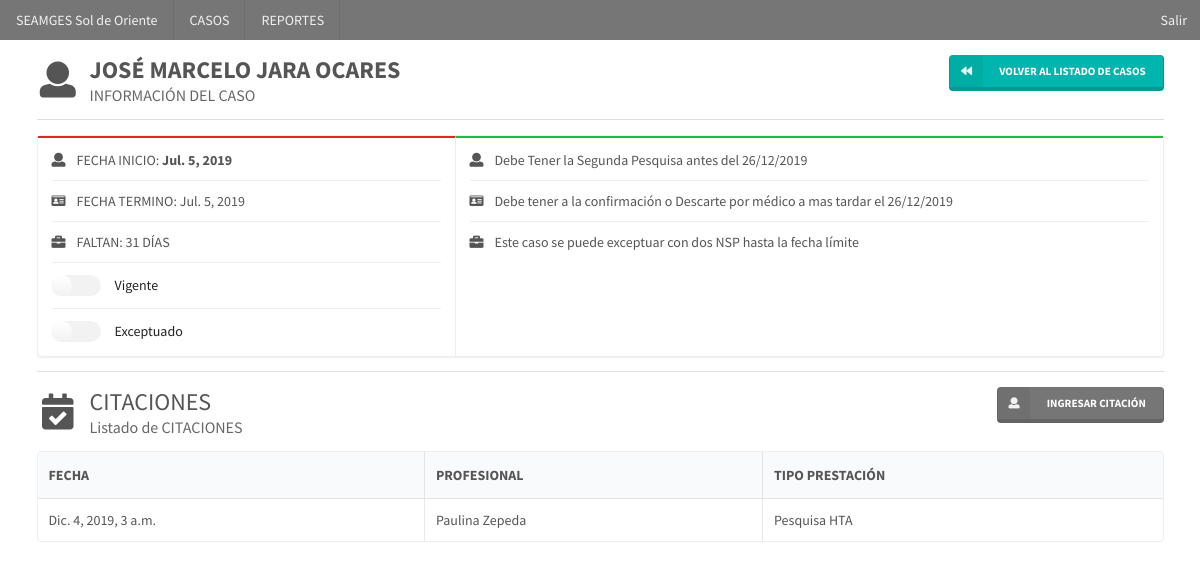
The page /casos/51/ (signed in) on the database its author committed.
### casos/models.py (models this page shows)
class Caso(models.Model):
    paciente = models.ForeignKey(Paciente, on_delete=models.CASCADE, verbose_name="Paciente")
    patologia = models.ForeignKey(Patologia, on_delete=models.CASCADE, verbose_name="Patología")
    establecimiento = models.ForeignKey(Establecimiento, on_delete=models.CASCADE,  verbose_name="Establecimiento Responsable")
    fecha_inicio = models.DateField(verbose_name="Fecha Inicio")
    fecha_limite = models.DateField(verbose_name="Fecha Límite")
    observacion = models.TextField(verbose_name='Observación')
    vigente = models.BooleanField(verbose_name='Caso Vigente', default=True)
    exceptuado = models.BooleanField(verbose_name='Caso Exceptuado', default=False)
    created = models.DateTimeField(auto_now_add=True, verbose_name="Fecha de creación")
    updated = models.DateTimeField(auto_now=True, verbose_name="Fecha de edición")
    class Meta:
        verbose_name = "Caso"
        verbose_name_plural = "Casos"
        ordering = ['fecha_limite']

### pacientes/models.py (models this page shows, shortened)
class Paciente(models.Model):
    run = models.CharField(max_length=200, verbose_name="RUN", unique=True)
    dv = models.CharField(max_length=1, verbose_name="Dígito Verificador")
    nombres = models.CharField(max_length=50, verbose_name="Nombres")
    apellidos = models.CharField(max_length=50, verbose_name="Apellidos")
    activo = models.BooleanField(default=True, verbose_name="Activo")
    created = models.DateTimeField(auto_now_add=True, verbose_name="Fecha de creación")
    updated = models.DateTimeField(auto_now=True, verbose_name="Fecha de edición")
    class Meta:
        verbose_name = "Paciente"
        verbose_name_plural = "Pacientes"
        ordering = ['-created']

### citaciones/models.py (models this page shows)
class Citacion(models.Model):
    prestacion = models.ForeignKey(Prestacion, on_delete=models.CASCADE)
    profesional = models.ForeignKey(Profesional, on_delete=models.CASCADE)
    caso = models.ForeignKey(Caso, on_delete=models.CASCADE)
    fecha_agenda = models.DateTimeField(verbose_name="Fecha en Agenda", auto_now=False)
    observacion = models.TextField(verbose_name="Observación Citación")
    created = models.DateTimeField(auto_now_add=True, verbose_name="Fecha de creación")
    updated = models.DateTimeField(auto_now=True, verbose_name="Fecha de edición")
    class Meta:
        verbose_name = "Citación"
        verbose_name_plural = "Citaciones"
        ordering = ['-fecha_agenda']

### profesionales/models.py (models this page shows, shortened)
class Profesional(models.Model):
    run = models.CharField(max_length=10, verbose_name="RUN")
    nombres = models.CharField(max_length=50, verbose_name="Nombre")
    primer_apellido = models.CharField(max_length=50 , verbose_name="Primer Apellido")
    segundo_apellido = models.CharField(max_length=50 , verbose_name="Segundo Apellido")
    profesion = models.ForeignKey(Profesion, on_delete=models.CASCADE)
    created = models.DateTimeField(auto_now_add=True, verbose_name="Fecha de creación")
    updated = models.DateTimeField(auto_now=True, verbose_name="Fecha de edición")
    class Meta:
        verbose_name = "Profesional"
        verbose_name_plural = "Profesionales"
        ordering = ['nombres']

### prestaciones/models.py (models this page shows, shortened)
class Prestacion(models.Model):
    nombre = models.CharField(max_length=30, unique=True, verbose_name="Nombre de Prestación")
    created = models.DateTimeField(auto_now_add=True, verbose_name="Fecha de creación")
    updated = models.DateTimeField(auto_now=True, verbose_name="Fecha de edición")
    class Meta:
        verbose_name = "Prestación"
        verbose_name_plural = "Prestaciones"
        ordering = ['nombre']

### casos/views.py (the view)
# urls.py: path('<int:pk>/', CasoDetailView.as_view(), name='caso'),
@method_decorator(staff_member_required, name='dispatch')
class CasoDetailView(DetailView):
    model = Caso
    def get_context_data(self, **kwargs):
        context = super(CasoDetailView, self).get_context_data(**kwargs)
        citaciones_listado = Citacion.objects.filter(caso_id=self.object.id)
        context['citaciones_listado'] = citaciones_listado
        return context

### casos/templates/casos/caso_detail.html (shortened to what this page needs)
{% extends 'core/base.html' %}
{% load static %}
{% block content %}
<div>
        <h2 class="ui header floated left">
            <i class="icon user"></i>
            <div class="content"><strong>{{ caso.paciente.nombres}} {{caso.paciente.apellidos}}</strong>
                <div class="sub header">INFORMACIÓN DEL CASO</div>
            </div>
        </h2>
        <a class="ui right floated small teal labeled icon button"
               data-tooltip="Ingresar un nuevo caso"
               data-inverted=""
               data-position="bottom center"
               href="{% url 'casos:casos' %}">
                <i class="backward icon"></i>
                VOLVER AL LISTADO DE CASOS
            </a>
        <div class="ui divider clearing"></div>
        <div class="ui horizontal raised segments">
            <div class="ui red segment">
                <div class="ui list divided very relaxed">
                    <div class="item">
                        <i class="user icon"></i>
                        <div class="content">FECHA INICIO: <strong>{{caso.fecha_inicio}}</strong></div>
                    </div>
                    <div class="item">
                        <i class="id card icon"></i>
                        <div class="content">FECHA TERMINO: {{caso.fecha_inicio}}</div>
                    </div>
                    <div class="item">
                        <i class="briefcase icon"></i>
                        <div class="content">FALTAN: 31 DÍAS</div>
                    </div>
                    <div class="item">
                        <div class="ui toggle checkbox">
                        <input name="public" type="checkbox" tabindex="0" ><label>Vigente</label>
                        </div>
                    </div>
                    <div class="item">
                        <div class="ui toggle checkbox">
                        <input name="public" type="checkbox" tabindex="0" ><label>Exceptuado</label>
                        </div>
                    </div>
                </div>
            </div>
            <div class="ui green segment">
                <div class="ui animated list divided very relaxed">
                    <div class="item">
                        <i class="user icon"></i>
                        <div class="content">Debe Tener la Segunda Pesquisa antes del 26/12/2019</div>
                    </div>
                    <div class="item">
                        <i class="id card icon"></i>
                        <div class="content">Debe tener a la confirmación o Descarte por médico a mas tardar el 26/12/2019</div>
                    </div>
                    <div class="item">
                        <i class="briefcase icon"></i>
                        <div class="content">Este caso se puede exceptuar con dos NSP hasta la fecha límite</div>
                    </div>
                </div>
            </div>
        </div>
        <div class="ui divider clearing"></div>
        <h2 class="ui header floated left">
            <i class="calendar check outline icon"></i>
            <div class="content">CITACIONES
                <div class="sub header">Listado de CITACIONES</div>
            </div>
        </h2>
            <a class="ui right floated small grey labeled icon button"
               data-tooltip="Ingresar un citacion"
               data-inverted=""
               data-position="bottom center"
               href="{% url 'citaciones:create' caso.id %}">
                <i class="user icon"></i>
                INGRESAR CITACIÓN
            </a>
        <table class="ui celled table bordered striped">
            <thead>
            <tr>
                <th>FECHA</th>
                <th>PROFESIONAL</th>
                <th>TIPO PRESTACIÓN</th>
            </tr>
            </thead>
            <tbody>
            {% for citacion in citaciones_listado %}
                        <tr>
                            <td>{{ citacion.fecha_agenda }}</td>
                            <td>{{ citacion.profesional.nombres }} {{ citacion.profesional.primer_apellido }} {{ citacion.profesional.segundo_a }}</td>
                            <td>{{ citacion.prestacion.nombre }}</td>
                        </tr>
                    {% endfor %}
            </tbody>
        </table>
    </div>
{% endblock content %}

### rows shown on the page
Caso: paciente.nombres "JOSÉ MARCELO", paciente.apellidos "JARA OCARES", fecha_inicio "Jul. 5, 2019"
Citacion: fecha_agenda "Dic. 4, 2019, 3 a.m.", profesional.nombres "Paulina", profesional.primer_apellido "Zepeda", prestacion.nombre "Pesquisa HTA"
